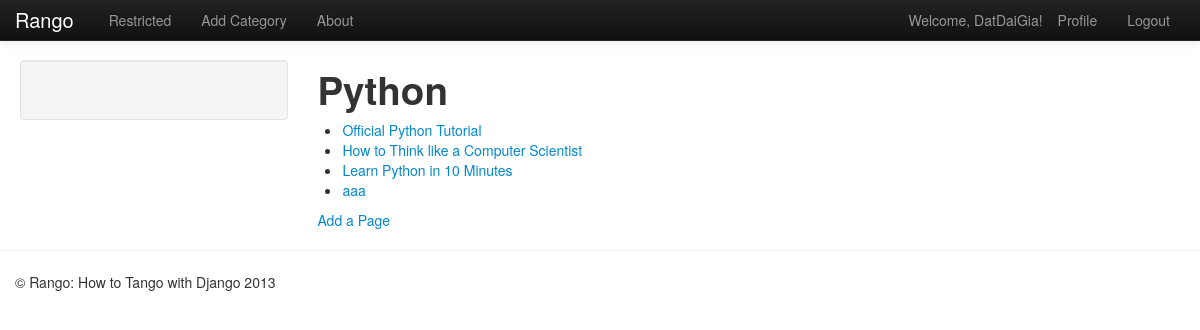
Screenshot of /rango/category/python/ (signed in) with the database file from the repository.
### rango/models.py (models this page shows, shortened)
class Category(models.Model):
    name = models.CharField(max_length=128, unique=True)
    views = models.IntegerField(default=0)
    likes = models.IntegerField(default=0)
    slug = models.SlugField()

class Page(models.Model):
    category = models.ForeignKey(Category)
    title = models.CharField(max_length=128)
    url = models.URLField()
    views = models.IntegerField(default=0)

### rango/views.py (the view)
# urls.py: url(r'^category/(?P<category_name_slug>[\w\-]+)/$', views.category, name='category'),
def category(HttpRequest, category_name_slug):
  context_dict = {}
  try:
    category = Category.objects.get(slug=category_name_slug)
    context_dict['category_name'] = category.name
    pages = Page.objects.filter(category=category)
    context_dict['pages'] = pages
    context_dict['category'] = category
    context_dict['category_name_slug'] = category_name_slug
  except Category.DoesNotExist:
    pass
  return render(HttpRequest, 'rango/category.html', context_dict)

### templates/rango/category.html (shortened to what this page needs)
{% extends 'rango/base.html' %}
{% block body_block %}
    <h1>{{ category_name }}</h1>
    {% if pages %}
    <ul>
        {% for page in pages %}
        <li>
            <a href="/rango/goto/?page_id={{page.id}}">{{page.title}}</a>
        </li>
        {% endfor %}
    </ul>
    {% else %}
        <strong>No pages currently in category.</strong>
    {% endif %}
    {% if user.is_authenticated %}
       <a href="/rango/category/{{ category_name_slug }}/add_page/">Add a Page</a>
    {% endif %}
{% endblock %}

### templates/rango/base.html (shortened to what this page needs)
<!DOCTYPE html>
{% load static %}
<html>
    <head>
        <link href="{% static 'css/bootstrap-fluid-adj.css' %}" rel="stylesheet">
        <link href="{% static 'css/bootstrap.min.css' %}" rel="stylesheet" media="screen">
        <link href="{% static 'css/bootstrap-responsive.css' %}" rel="stylesheet">
    </head>
    <body>
      <div class="navbar navbar-inverse navbar-fixed-top">
        <div class="navbar-inner">
          <div class="container">
              <a class="brand" href="/rango/">Rango</a>
              <div class="nav-collapse collapse">
                  <ul class="nav pull-right">
                      {% if user.is_authenticated %}
                      <li class="navbar-text">Welcome, {{ user.username }}!</li>
                      <li><a href="/rango/profile">Profile</a></li>
                      <li><a href="/rango/logout/">Logout</a></li>
                      {% else %}
                      <li><a href="/rango/register/">Register</a></li>
                      <li><a href="/rango/login/">Login</a></li>
                      {% endif %}
                  </ul>
                  <ul class="nav">
                      {% if user.is_authenticated %}
                      <li><a href="/rango/restricted/">Restricted</a></li>
                      <li><a href="/rango/add_category/">Add Category</a></li>
                      {% endif %}
                      <li><a href="/rango/about/">About</a></li>
                  </ul>
              </div>
          </div>
        </div>
      </div>
      <div class="container-fluid">
        <div class="row-fluid">
            <div class="span3">
                <div class="well sidebar-nav">
                </div>
            </div>
            <div class="span9">
                {% block body_block %}
                {% endblock %}
            </div>
        </div>
      </div>
      <hr>
      <footer>
        <div class="container">
          <p>&copy; Rango: How to Tango with Django 2013</p>
        </div>
      </footer>
    </body>
</html>

### rows the page displays
Category: name "Python"
Page: title "Official Python Tutorial"
Page: title "How to Think like a Computer Scientist"
Page: title "Learn Python in 10 Minutes"
Page: title "aaa"

### other values shown
{{ user.username }} "DatDaiGia"
